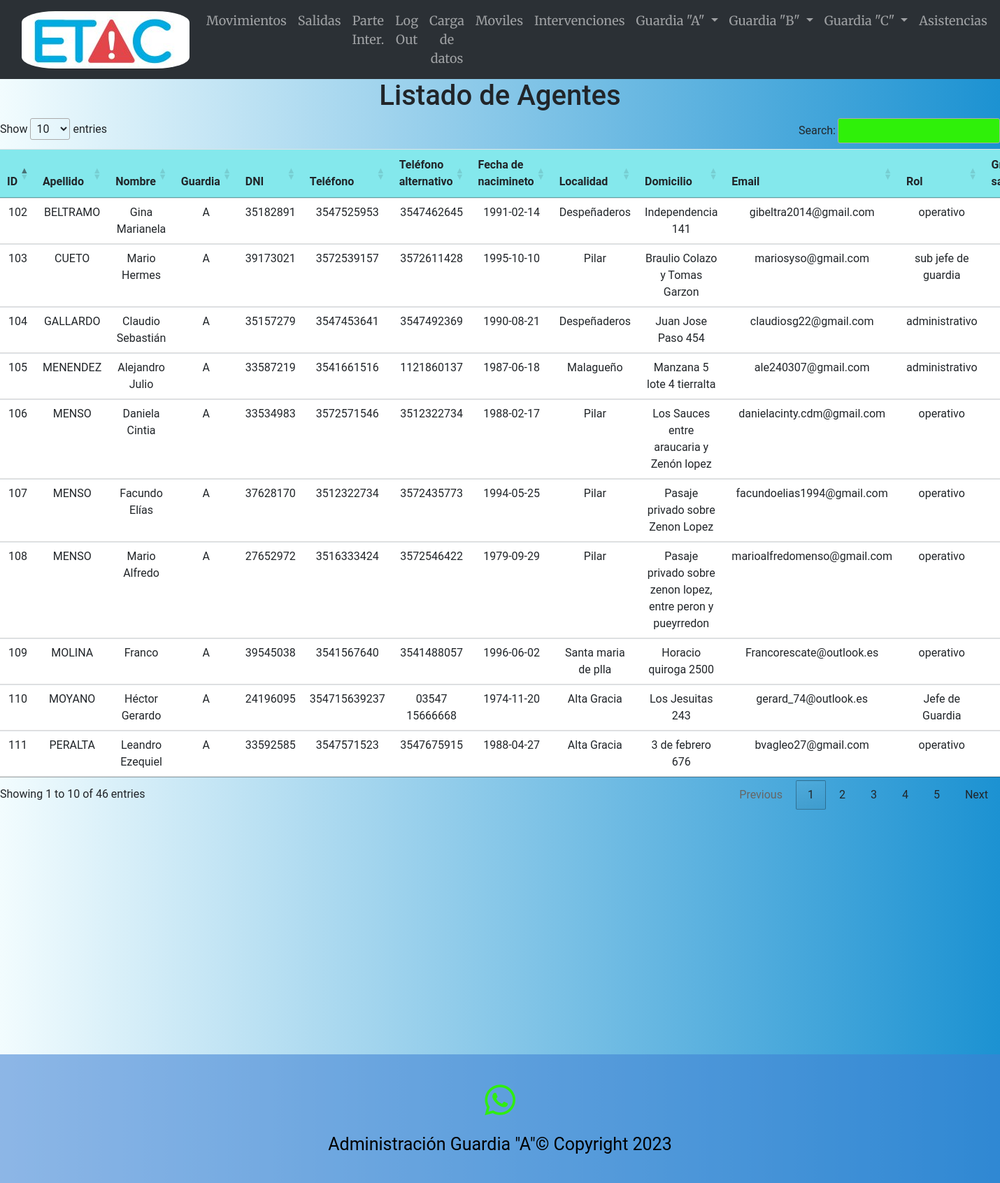
/guardiaA (signed in), run on the app's committed database.
### main.py (models this page shows)
    class Agentes(db.Model):
        id_agente = db.Column(db.Integer, primary_key=True, unique=True)
        apellido = db.Column(db.String(100))
        nombre = db.Column(db.String(100))
        guardia = db.Column(db.String(10))
        dni = db.Column(db.Integer)
        telefono = db.Column(db.Integer)
        telefono_alternativo = db.Column(db.Integer)
        Fecha_nacimiento = db.Column(db.Date)
        localidad = db.Column(db.String(100))
        domicilio = db.Column(db.String(300))
        email = db.Column(db.String(100))
        Rol = db.Column(db.String(100))
        Grupo_sanguineo = db.Column(db.String(100))
        Alergia = db.Column(db.String(100))
        Camada = db.Column(db.String(10))
        Bombero = db.Column(db.String(1000))
        registro = db.Column(db.String(1000))

### main.py (the view)
@app.route('/guardiaA', methods=["GET", "POST"])
@login_required
def guardiaA():
    agentesA = Agentes.query.filter(Agentes.guardia == 'A').order_by(Agentes.id_agente).all()
    return render_template("guardiaA.html", lista_agentes=agentesA)

### main.py (called while the page is built)
@login_manager.user_loader
def load_user(user_id):
    return User.query.get(int(user_id))

### templates/guardiaA.html (shortened to what this page needs)
{% extends "base.html" %}
{% block content %}
<h1>Listado de Agentes</h1>
{% if lista_agentes %}
    <table class="tabla_agentes table table-responsive" id="agentesTable">
        <thead>
            <tr>
                <th>ID</th>
                <th>Apellido</th>
                <th>Nombre</th>
                <th>Guardia</th>
                <th>DNI</th>
                <th>Teléfono</th>
                <th>Teléfono alternativo</th>
                <th>Fecha de nacimineto</th>
                <th>Localidad</th>
                <th>Domicilio</th>
                <th>Email</th>
                <th>Rol</th>
                <th>Grupo sanguineo</th>
            </tr>
        </thead>
        <tbody>
            {% for agente in lista_agentes %}
                <tr>
                    <td>{{ agente.id_agente }}</td>
                    <td>{{ agente.apellido }}</td>
                    <td>{{ agente.nombre }}</td>
                    <td>{{ agente.guardia }}</td>
                    <td>{{ agente.dni }}</td>
                    <td>{{ agente.telefono }}</td>
                    <td>{{ agente.telefono_alternativo }}</td>
                    <td>{{ agente.Fecha_nacimiento }}</td>
                    <td>{{ agente.localidad }}</td>
                    <td>{{ agente.domicilio }}</td>
                    <td>{{ agente.email }}</td>
                    <td>{{ agente.Rol }}</td>
                    <td>{{ agente.Grupo_sanguineo }}</td>
                </tr>
            {% endfor %}
        </tbody>
    </table>
    {% else %}
        <p>No hay agentes registrados.</p>
    {% endif %}
{% endblock %}

### static/style.css (style rules this page uses)
body { background: #1c92d2; background: -webkit-linear-gradient(to right, #f2fcfe, #1c92d2); background: linear-gradient(to right, #f2fcfe, #1c92d2); text-align:center; font-family:"Roboto"; }
table { width: 100%; border-collapse: collapse; margin-bottom: 20px; }
th { background-color: #f2f2f2; text-align: left; padding: 10px; }
td { padding: 10px; border-bottom: 1px solid #ddd; }
tr:nth-child(odd) { background-color: #84E8EC; }
.tabla_agentes th { background-color: #84E8EC; text-align: left; padding: 10px; }
.tabla_agentes td { padding: 10px; border-bottom: 1px solid #ddd; }
.tabla_agentes tr:nth-child(odd) { background-color: #84E8EC; }

### data on the page
Agentes: id_agente "102", apellido "BELTRAMO", nombre "Gina Marianela", guardia "A", dni "35182891", telefono "3547525953", telefono_alternativo "3547462645", Fecha_nacimiento "1991-02-14", localidad "Despeñaderos", domicilio "Independencia 141", email "gibeltra2014@gmail.com", Rol "operativo"
Agentes: id_agente "103", apellido "CUETO", nombre "Mario Hermes", guardia "A", dni "39173021", telefono "3572539157", telefono_alternativo "3572611428", Fecha_nacimiento "1995-10-10", localidad "Pilar", domicilio "Braulio Colazo y Tomas Garzon", email "mariosyso@gmail.com", Rol "sub jefe de guardia"
Agentes: id_agente "104", apellido "GALLARDO", nombre "Claudio Sebastián", guardia "A", dni "35157279", telefono "3547453641", telefono_alternativo "3547492369", Fecha_nacimiento "1990-08-21", localidad "Despeñaderos", domicilio "Juan Jose Paso 454", email "claudiosg22@gmail.com", Rol "administrativo"
Agentes: id_agente "105", apellido "MENENDEZ", nombre "Alejandro Julio", guardia "A", dni "33587219", telefono "3541661516", telefono_alternativo "1121860137", Fecha_nacimiento "1987-06-18", localidad "Malagueño", domicilio "Manzana 5 lote 4 tierralta", email "ale240307@gmail.com", Rol "administrativo"
Agentes: id_agente "106", apellido "MENSO", nombre "Daniela Cintia", guardia "A", dni "33534983", telefono "3572571546", telefono_alternativo "3512322734", Fecha_nacimiento "1988-02-17", localidad "Pilar", domicilio "Los Sauces entre araucaria y Zenón lopez", email "danielacinty.cdm@gmail.com", Rol "operativo"
Agentes: id_agente "107", apellido "MENSO", nombre "Facundo Elías", guardia "A", dni "37628170", telefono "3512322734", telefono_alternativo "3572435773", Fecha_nacimiento "1994-05-25", localidad "Pilar", domicilio "Pasaje privado sobre Zenon Lopez", email "facundoelias1994@gmail.com", Rol "operativo"
Agentes: id_agente "108", apellido "MENSO", nombre "Mario Alfredo", guardia "A", dni "27652972", telefono "3516333424", telefono_alternativo "3572546422", Fecha_nacimiento "1979-09-29", localidad "Pilar", domicilio "Pasaje privado sobre zenon lopez, entre peron y pueyrredon", email "marioalfredomenso@gmail.com", Rol "operativo"
Agentes: id_agente "109", apellido "MOLINA", nombre "Franco", guardia "A", dni "39545038", telefono "3541567640", telefono_alternativo "3541488057", Fecha_nacimiento "1996-06-02", localidad "Santa maria de plla", domicilio "Horacio quiroga 2500", email "Francorescate@outlook.es", Rol "operativo"
Agentes: id_agente "110", apellido "MOYANO", nombre "Héctor Gerardo", guardia "A", dni "24196095", telefono "354715639237", telefono_alternativo "03547 15666668", Fecha_nacimiento "1974-11-20", localidad "Alta Gracia", domicilio "Los Jesuitas 243", email "gerard_74@outlook.es", Rol "Jefe de Guardia"
Agentes: id_agente "111", apellido "PERALTA", nombre "Leandro Ezequiel", guardia "A", dni "33592585", telefono "3547571523", telefono_alternativo "3547675915", Fecha_nacimiento "1988-04-27", localidad "Alta Gracia", domicilio "3 de febrero 676", email "bvagleo27@gmail.com", Rol "operativo"
